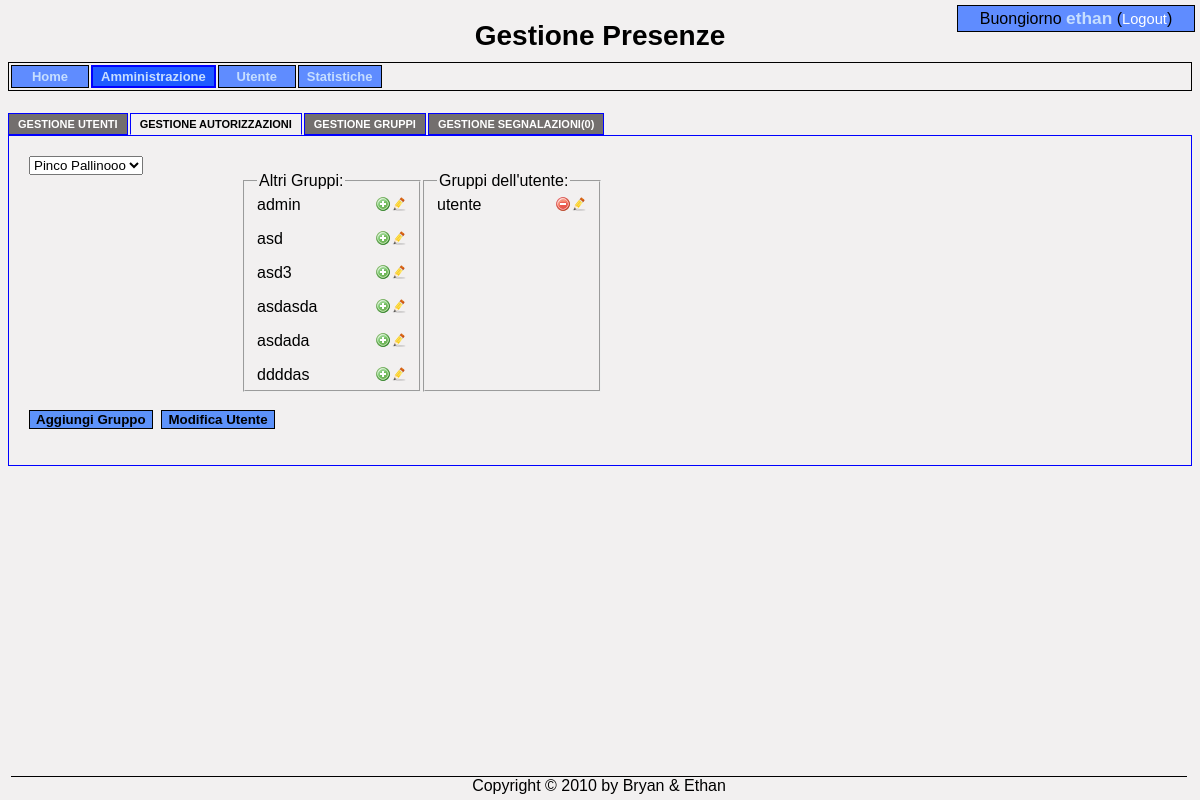
The app's page /?pagina=amministrazione&tab=gestione_autorizzazioni (signed in) with its own data.
### tables this page shows
CREATE TABLE `gruppi` (
  `id_gruppo` int(11) NOT NULL AUTO_INCREMENT,
  `nome` varchar(45) NOT NULL,
  PRIMARY KEY (`id_gruppo`)
);

### classi/Database.php (called while the page is built, shortened)
<?php
include("./adodb/adodb.inc.php");
class Database{
    private static $istanza = null;
    private $conn = null;
    private $server = "localhost";
    private $username = "root";
    private $password = "";
    private $db = "gestione_presenze";
    function __construct(){
        try{
            $this->conn = NewADOConnection('mysql');
            $this->conn->Connect($this->server, $this->username, $this->password, $this->db);
        }
        catch(Exception $e){
            print_r($e);
        }
    }
    static function getInstance(){
        if(!self::$istanza){
            self::$istanza = new Database();
        }
        return self::$istanza;
    }
    function eseguiQuery($query,$val = null,$ass = ADODB_FETCH_ASSOC){
        $rs = null;
        $this->conn->SetFetchMode($ass);
        try{
            $rs = $this->conn->Execute($query,$val);
        }
        catch(Exception $e){
            print_r($e);
        }
        return $rs;
    }
}
?>

### adodb/adodb.inc.php (called while the page is built, shortened)
<?php
 if (!defined('_ADODB_LAYER')) {
	GLOBAL
		$ADODB_vers,
		$ADODB_COUNTRECS,
		$ADODB_CACHE_DIR,
		$ADODB_CACHE,
		$ADODB_CACHE_CLASS,
		$ADODB_EXTENSION,
		$ADODB_COMPAT_FETCH,
	 	$ADODB_FETCH_MODE,
		$ADODB_GETONE_EOF,
		$ADODB_QUOTE_FIELDNAMES;
	class ADOConnection {
	var $debug = false;
	var $true = '1';
	var $false = '0';
	var $fetchMode=false;
	var $_queryID = false;
	var $_bindInputArray = false;
	function SetFetchMode($mode)
	{
		$old = $this->fetchMode;
		$this->fetchMode = $mode;
		if ($old === false) {
		global $ADODB_FETCH_MODE;
			return $ADODB_FETCH_MODE;
		}
		return $old;
	}
	function Execute($sql,$inputarr=false)
	{
		if ($inputarr) {
			if (!is_array($inputarr)) $inputarr = array($inputarr);
			$element0 = reset($inputarr);
			$array_2d = is_array($element0) && !is_object(reset($element0));
			unset($element0);
			if (!is_array($sql) && !$this->_bindInputArray) {
				$sqlarr = explode('?',$sql);
				$nparams = sizeof($sqlarr)-1;
				if (!$array_2d) $inputarr = array($inputarr);
				foreach($inputarr as $arr) {
					$sql = ''; $i = 0;
					while(list(, $v) = each($arr)) {
						$sql .= $sqlarr[$i];
						$typ = gettype($v);
						if ($typ == 'string')
							$sql .= $this->qstr($v);
						else if ($typ == 'double')
							$sql .= str_replace(',','.',$v);
						else if ($typ == 'boolean')
							$sql .= $v ? $this->true : $this->false;
						else if ($typ == 'object') {
							if (method_exists($v, '__toString')) $sql .= $this->qstr($v->__toString());
							else $sql .= $this->qstr((string) $v);
						} else if ($v === null)
							$sql .= 'NULL';
						else
							$sql .= $v;
						$i += 1;
						if ($i == $nparams) break;
					}
					if (isset($sqlarr[$i])) {
						$sql .= $sqlarr[$i];
						if ($i+1 != sizeof($sqlarr)) $this->outp_throw( "Input Array does not match ?: ".htmlspecialchars($sql),'Execute');
					} else if ($i != sizeof($sqlarr))
						$this->outp_throw( "Input array does not match ?: ".htmlspecialchars($sql),'Execute');
					$ret = $this->_Execute($sql);
					if (!$ret) return $ret;
				}
			} else {
				if ($array_2d) {
					if (is_string($sql))
						$stmt = $this->Prepare($sql);
					else
						$stmt = $sql;
					foreach($inputarr as $arr) {
						$ret = $this->_Execute($stmt,$arr);
						if (!$ret) return $ret;
					}
				} else {
					$ret = $this->_Execute($sql,$inputarr);
				}
			}
		} else {
			$ret = $this->_Execute($sql,false);
		}
		return $ret;
	}
	function _Execute($sql,$inputarr=false)
	{
		if ($this->debug) {
			global $ADODB_INCLUDED_LIB;
			if (empty($ADODB_INCLUDED_LIB)) include(ADODB_DIR.'/adodb-lib.inc.php');
			$this->_queryID = _adodb_debug_execute($this, $sql,$inputarr);
		} else {
			$this->_queryID = @$this->_query($sql,$inputarr);
		}
		$rs = new $rsclass($this->_queryID,$this->fetchMode);
		$rs->connection = $this;
		$rs->Init();
		if (is_array($sql)) $rs->sql = $sql[0];
		else $rs->sql = $sql;
		return $rs;
	}
}
	class ADORecordSet implements IteratorAggregate {
	var $_numOfRows = -1;
	var $_numOfFields = -1;
	var $_currentRow = -1;
	function ADORecordSet($queryID)
	{
		$this->_queryID = $queryID;
	}
	function Init()
	{
		if ($this->_numOfRows != 0 && $this->_numOfFields && $this->_currentRow == -1) {
			$this->_currentRow = 0;
			if ($this->EOF = ($this->_fetch() === false)) {
				$this->_numOfRows = 0;
			}
		} else {
			$this->EOF = true;
		}
	}
	function RecordCount() {return $this->_numOfRows;}
}
	function ADOLoadCode($dbType)
	{
		$db = strtolower($dbType);
		switch ($db) {
			default:
				$class = $db; break;
		}
		$file = ADODB_DIR."/drivers/adodb-".$db.".inc.php";
		if (class_exists("ADODB_" . $class)) return $class;
		return false;
	}
	function NewADOConnection($db='')
	{
		$tmp = ADONewConnection($db);
		return $tmp;
	}
	function ADONewConnection($db='')
	{
	GLOBAL $ADODB_NEWCONNECTION, $ADODB_LASTDB;
		$errorfn = (defined('ADODB_ERROR_HANDLER')) ? ADODB_ERROR_HANDLER : false;
		if(empty($obj)) {
			if (!isset($ADODB_LASTDB)) $ADODB_LASTDB = '';
			if ($db != $ADODB_LASTDB) $db = ADOLoadCode($db);
			$cls = 'ADODB_'.$db;
			$obj = new $cls();
		}
		if ($obj) {
			if ($errorfn)  $obj->raiseErrorFn = $errorfn;
		}
		return $obj;
	}
}
?>

### adodb/drivers/adodb-mysql.inc.php (called while the page is built, shortened)
<?php
if (! defined("_ADODB_MYSQL_LAYER")) {
class ADODB_mysql extends ADOConnection {
	var $forceNewConnect = false;
	var $clientFlags = 0;
	function _connect($argHostname, $argUsername, $argPassword, $argDatabasename)
	{
		if (ADODB_PHPVER >= 0x4300)
			$this->_connectionID = mysql_connect($argHostname,$argUsername,$argPassword,
												$this->forceNewConnect,$this->clientFlags);
		else if (ADODB_PHPVER >= 0x4200)
			$this->_connectionID = mysql_connect($argHostname,$argUsername,$argPassword,
												$this->forceNewConnect);
		else
			$this->_connectionID = mysql_connect($argHostname,$argUsername,$argPassword);
		if ($argDatabasename) return $this->SelectDB($argDatabasename);
		return true;
	}
	function SelectDB($dbName)
	{
		if ($this->_connectionID) {
			return @mysql_select_db($dbName,$this->_connectionID);
		}
		else return false;
	}
	function _query($sql,$inputarr=false)
	{
		return mysql_query($sql,$this->_connectionID);
	}
}
class ADORecordSet_mysql extends ADORecordSet{
	function ADORecordSet_mysql($queryID,$mode=false)
	{
		switch ($mode)
		{
		case ADODB_FETCH_ASSOC:$this->fetchMode = MYSQL_ASSOC; break;
		}
	}
	function _initrs()
	{
		$this->_numOfRows = @mysql_num_rows($this->_queryID);
		$this->_numOfFields = @mysql_num_fields($this->_queryID);
	}
	function _fetch()
	{
		$this->fields =  @mysql_fetch_array($this->_queryID,$this->fetchMode);
		return is_array($this->fields);
	}
}
}
?>

### pagine/tab/gestione_autorizzazioni.php (the view, shortened to what this page needs)
<?php
    $id = stampaUtenti();
    stampaGruppi($id);
?>
<?php
function stampaUtenti(){
    echo '<form action="?pagina=amministrazione&tab=gestione_autorizzazioni" method="POST">';
        $rs = Database::getInstance()->eseguiQuery("SELECT id_dipendente id,nome,cognome,username FROM dipendenti;");
        $id = $rs->fields['id'];
        echo "<select name='utente' style='float:left;' onchange='this.form.submit();'>";
            while(!$rs->EOF){
                $selected="";
                echo '<option value="'.$rs->fields['id'].'" '.$selected.'>'.$rs->fields['nome'].' '.$rs->fields['cognome'].'</option>';
                $rs->MoveNext();
            }
        echo "</select>";
    echo "</form>";
    return $id;
}
function stampaGruppi($utente){
    echo '<fieldset style="width:150px;height:200px;float:left;margin-left:100px;">';
        echo '<legend>Altri Gruppi:</legend>';
        $rs = Database::getInstance()->eseguiQuery("SELECT * FROM gruppi WHERE id_gruppo not in(SELECT g.id_gruppo FROM gruppi g, dipendenti_gruppi dg, dipendenti d where g.id_gruppo = dg.fk_gruppo AND d.id_dipendente = dg.fk_dipendente AND d.id_dipendente = ".$utente.");");
        $count = $rs->recordCount();
        if($count>6)
            echo '<div style="overflow-y:scroll;height:190px;">';
                while(!$rs->EOF){
                    stampaFormGruppi("aggiungi",$utente,$rs->fields["id_gruppo"],$rs->fields["nome"]);
                    $rs->MoveNext();
                }
        if($count>6)
            echo "</div>";
    echo '</fieldset>';
    echo '<fieldset style="width:150px;height:200px;margin-left:100px;">';
        echo '<legend>Gruppi dell\'utente:</legend>';
        $rs = Database::getInstance()->eseguiQuery("SELECT g.* from gruppi g, dipendenti_gruppi dg, dipendenti d where g.id_gruppo = dg.fk_gruppo AND d.id_dipendente = dg.fk_dipendente AND d.id_dipendente = ".$utente.";");
                while(!$rs->EOF){
                    $rs->MoveNext();
                }
    echo '</fieldset>';
}
    function stampaFormGruppi($azione,$utente,$idGruppo,$nomeGruppo){
?>
        <form action="?pagina=amministrazione&tab=gestione_autorizzazioni" name="form_<?php echo $idGruppo?>" method="POST">
            <?php echo $nomeGruppo; ?>
            <img class="puntatore" style="float:right;" onclick="formModifica_<?php echo $idGruppo; ?>.submit();" src="/GestionePresenze/img/modifica.png" alt="modifica" />
            <img class="puntatore" style="float:right;" onclick="form_<?php echo $idGruppo; ?>.submit();" src="/GestionePresenze/img/<?php echo $azione; ?>.png" alt="aggiungi" />
        </form>
<?php
    }
?>
<br>
<form action="?pagina=amministrazione&tab=gestione_gruppi" method="POST">
    <input class="bottCalendario" type="submit" value="Aggiungi Gruppo"/> &nbsp;<input class="bottCalendario" type="button" value="Modifica Utente" onclick="modificaUtente.submit();"/>
</form>

### style.css (style rules this page uses)
body { font-family: arial; background-color: #F2F0F0; height: 95%; }
.bottCalendario { background-color: #5D92FA; border: 1px solid black; -moz-border-radius: 10px; font-weight: bold; }

### records on screen
gruppi: nome "admin"
gruppi: nome "asd"
gruppi: nome "asd3"
gruppi: nome "asdasda"
gruppi: nome "asdada"
gruppi: nome "ddddas"
gruppi: nome "utente", shows a picture

### other values on screen
$_SESSION['username'] "ethan"
$pagina "Home Amministrazione Utente Statistiche"
$testo "GESTIONE UTENTI GESTIONE AUTORIZZAZIONI GESTIONE GRUPPI GESTIONE SEGNALAZIONI(0)"
form field utente "Pinco Pallinooo"
